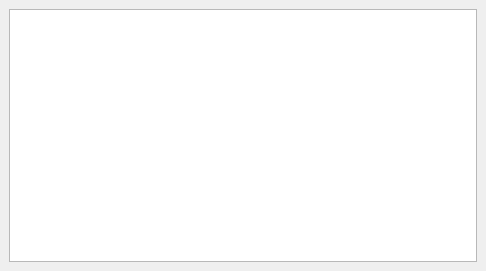
<?xml version="1.0" encoding="UTF-8"?>
<ui version="4.0">
 <class>MainWindow</class>
 <widget class="QMainWindow" name="MainWindow">
  <property name="geometry">
   <rect>
    <x>0</x>
    <y>0</y>
    <width>486</width>
    <height>271</height>
   </rect>
  </property>
  <property name="windowTitle">
   <string>MainWindow</string>
  </property>
  <widget class="QWidget" name="centralwidget">
   <layout class="QHBoxLayout" name="horizontalLayout">
    <item>
     <widget class="QTableView" name="tableView"/>
    </item>
   </layout>
  </widget>
  <widget class="QMenuBar" name="menubar">
   <property name="geometry">
    <rect>
     <x>0</x>
     <y>0</y>
     <width>486</width>
     <height>20</height>
    </rect>
   </property>
  </widget>
 </widget>
 <resources/>
 <connections/>
</ui>
